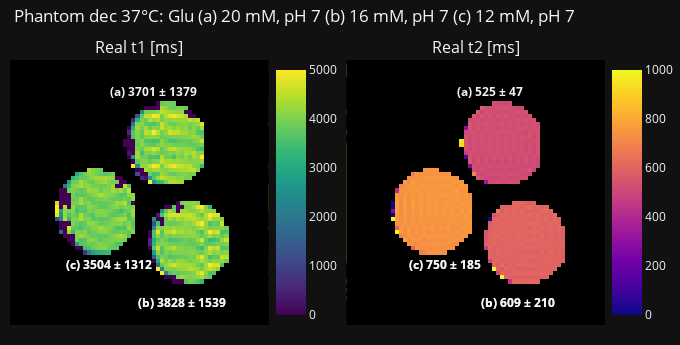
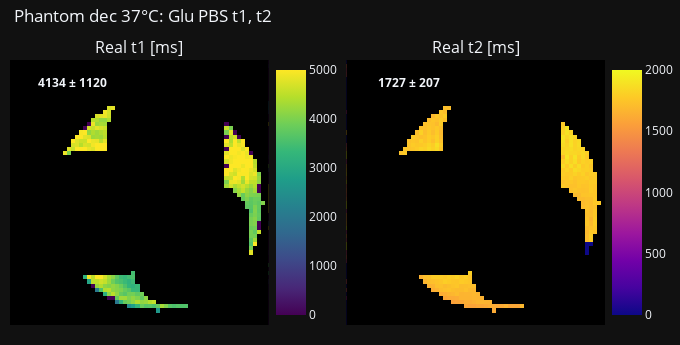
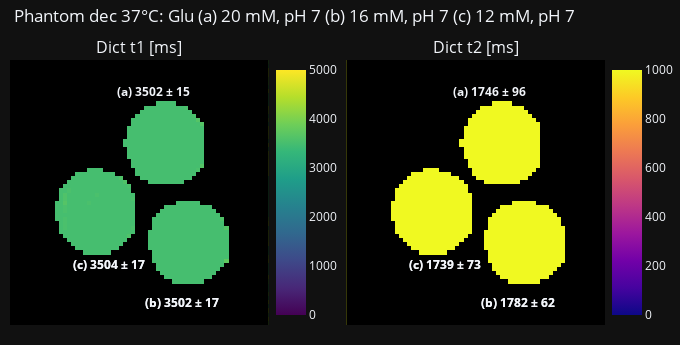

Notebook code cell kept with these figures, in order:
### Markdown cell above
## 2.3. t1 & t2 check ##

### Code cell
t1_pixels = t1_t2_pixel_reader(glu_phantom_fn=glu_phantom_fn, txt_file_name=txt_file_name, image_idx=3, t_type='t1')
t2_pixels = t1_t2_pixel_reader(glu_phantom_fn=glu_phantom_fn, txt_file_name=txt_file_name, image_idx=3, t_type='t2')

real_t1_t2(t1_pixels, t2_pixels, full_mask, vial_rois, tag, tag_x_loc, tag_y_loc, phantom_choice, temp, month, conc_l, ph_l)
real_t1_t2_bg(t1_pixels, t2_pixels, bg_mask, phantom_choice, temp, month)
dict_t1_t2(t1w_array, t2w_array, full_mask, vial_rois, tag, tag_x_loc, tag_y_loc, fp_prtcl_name, phantom_choice, temp, month, conc_l, ph_l)

### Figure 1 — Plotly figure (JSON) as saved in the notebook; plotly's stock layout.template omitted (floating-point values rounded to 4 significant figures; data arrays with more than 128 entries replaced by an {"elided": "..."} marker saying what was removed)
{"data": [{"coloraxis": "coloraxis", "colorscale": [[0.0, "#440154"], [0.1111, "#482878"], [0.2222, "#3e4989"], [0.3333, "#31688e"], [0.4444, "#26828e"], [0.5556, "#1f9e89"], [0.6667, "#35b779"], [0.7778, "#6ece58"], [0.8889, "#b5de2b"], [1.0, "#fde725"]], "type": "heatmap", "xaxis": "x", "yaxis": "y", "z": {"elided": "64x64 float values"}}, {"coloraxis": "coloraxis2", "colorscale": [[0.0, "#440154"], [0.1111, "#482878"], [0.2222, "#3e4989"], [0.3333, "#31688e"], [0.4444, "#26828e"], [0.5556, "#1f9e89"], [0.6667, "#35b779"], [0.7778, "#6ece58"], [0.8889, "#b5de2b"], [1.0, "#fde725"]], "type": "heatmap", "xaxis": "x2", "yaxis": "y2", "z": {"elided": "64x64 float values"}}, {"colorscale": [[0, "rgba(0,0,0,0)"], [1, "black"]], "showscale": false, "type": "heatmap", "xaxis": "x", "yaxis": "y", "z": {"elided": "64x64 int values"}}, {"colorscale": [[0, "rgba(0,0,0,0)"], [1, "black"]], "showscale": false, "type": "heatmap", "xaxis": "x2", "yaxis": "y2", "z": {"elided": "64x64 int values"}}], "layout": {"annotations": [{"font": {"size": 16}, "showarrow": false, "text": "Real t1 [ms]", "x": 0.2175, "xanchor": "center", "xref": "paper", "y": 1.0, "yanchor": "bottom", "yref": "paper"}, {"font": {"size": 16}, "showarrow": false, "text": "Real t2 [ms]", "x": 0.7825, "xanchor": "center", "xref": "paper", "y": 1.0, "yanchor": "bottom", "yref": "paper"}, {"showarrow": false, "text": "<b>(c) 3504 ± 1312<b>", "x": 24, "xref": "x", "y": 49, "yref": "y"}, {"showarrow": false, "text": "<b>(c) 750 ± 185<b>", "x": 24, "xref": "x2", "y": 49, "yref": "y2"}, {"showarrow": false, "text": "<b>(b) 3828 ± 1539<b>", "x": 42, "xref": "x", "y": 58, "yref": "y"}, {"showarrow": false, "text": "<b>(b) 609 ± 210<b>", "x": 42, "xref": "x2", "y": 58, "yref": "y2"}, {"showarrow": false, "text": "<b>(a) 3701 ± 1379<b>", "x": 35, "xref": "x", "y": 7, "yref": "y"}, {"showarrow": false, "text": "<b>(a) 525 ± 47<b>", "x": 35, "xref": "x2", "y": 7, "yref": "y2"}, {"showarrow": false, "text": "<b>(c) 3504 ± 1312<b>", "x": 24, "xref": "x", "y": 49, "yref": "y"}, {"showarrow": false, "text": "<b>(c) 750 ± 185<b>", "x": 24, "xref": "x2", "y": 49, "yref": "y2"}, {"showarrow": false, "text": "<b>(b) 3828 ± 1539<b>", "x": 42, "xref": "x", "y": 58, "yref": "y"}, {"showarrow": false, "text": "<b>(b) 609 ± 210<b>", "x": 42, "xref": "x2", "y": 58, "yref": "y2"}], "coloraxis": {"cmax": 5000, "cmin": 0, "colorbar": {"x": 0.43, "y": 0.5}, "colorscale": [[0.0, "#440154"], [0.1111, "#482878"], [0.2222, "#3e4989"], [0.3333, "#31688e"], [0.4444, "#26828e"], [0.5556, "#1f9e89"], [0.6667, "#35b779"], [0.7778, "#6ece58"], [0.8889, "#b5de2b"], [1.0, "#fde725"]]}, "coloraxis2": {"cmax": 1000, "cmin": 0, "colorbar": {"x": 0.995, "y": 0.5}, "colorscale": [[0.0, "#0d0887"], [0.1111, "#46039f"], [0.2222, "#7201a8"], [0.3333, "#9c179e"], [0.4444, "#bd3786"], [0.5556, "#d8576b"], [0.6667, "#ed7953"], [0.7778, "#fb9f3a"], [0.8889, "#fdca26"], [1.0, "#f0f921"]]}, "height": 345, "margin": {"b": 20, "l": 10, "r": 0, "t": 60}, "showlegend": false, "title": {"text": "Phantom dec 37°C: Glu (a) 20 mM, pH 7 (b) 16 mM, pH 7 (c) 12 mM, pH 7", "x": 0.02, "y": 0.97}, "width": 680, "xaxis": {"anchor": "y", "domain": [0.0, 0.435], "showgrid": false, "showticklabels": false}, "xaxis2": {"anchor": "y2", "domain": [0.565, 1.0], "showgrid": false, "showticklabels": false}, "yaxis": {"anchor": "x", "autorange": "reversed", "domain": [0.0, 1.0], "showgrid": false, "showticklabels": false}, "yaxis2": {"anchor": "x2", "autorange": "reversed", "domain": [0.0, 1.0], "showgrid": false, "showticklabels": false}}}

### Figure 2 — Plotly figure (JSON) as saved in the notebook; plotly's stock layout.template omitted (floating-point values rounded to 4 significant figures; data arrays with more than 128 entries replaced by an {"elided": "..."} marker saying what was removed)
{"data": [{"coloraxis": "coloraxis", "colorscale": [[0.0, "#440154"], [0.1111, "#482878"], [0.2222, "#3e4989"], [0.3333, "#31688e"], [0.4444, "#26828e"], [0.5556, "#1f9e89"], [0.6667, "#35b779"], [0.7778, "#6ece58"], [0.8889, "#b5de2b"], [1.0, "#fde725"]], "type": "heatmap", "xaxis": "x", "yaxis": "y", "z": {"elided": "64x64 float values"}}, {"coloraxis": "coloraxis2", "colorscale": [[0.0, "#440154"], [0.1111, "#482878"], [0.2222, "#3e4989"], [0.3333, "#31688e"], [0.4444, "#26828e"], [0.5556, "#1f9e89"], [0.6667, "#35b779"], [0.7778, "#6ece58"], [0.8889, "#b5de2b"], [1.0, "#fde725"]], "type": "heatmap", "xaxis": "x2", "yaxis": "y2", "z": {"elided": "64x64 float values"}}, {"colorscale": [[0, "rgba(0,0,0,0)"], [1, "black"]], "showscale": false, "type": "heatmap", "xaxis": "x", "yaxis": "y", "z": {"elided": "64x64 int values"}}, {"colorscale": [[0, "rgba(0,0,0,0)"], [1, "black"]], "showscale": false, "type": "heatmap", "xaxis": "x2", "yaxis": "y2", "z": {"elided": "64x64 int values"}}], "layout": {"annotations": [{"font": {"size": 16}, "showarrow": false, "text": "Real t1 [ms]", "x": 0.2175, "xanchor": "center", "xref": "paper", "y": 1.0, "yanchor": "bottom", "yref": "paper"}, {"font": {"size": 16}, "showarrow": false, "text": "Real t2 [ms]", "x": 0.7825, "xanchor": "center", "xref": "paper", "y": 1.0, "yanchor": "bottom", "yref": "paper"}, {"showarrow": false, "text": "<b>4134 ± 1120<b>", "x": 15, "xref": "x", "y": 5, "yref": "y"}, {"showarrow": false, "text": "<b>1727 ± 207<b>", "x": 15, "xref": "x2", "y": 5, "yref": "y2"}], "coloraxis": {"cmax": 5000, "cmin": 0, "colorbar": {"x": 0.43, "y": 0.5}, "colorscale": [[0.0, "#440154"], [0.1111, "#482878"], [0.2222, "#3e4989"], [0.3333, "#31688e"], [0.4444, "#26828e"], [0.5556, "#1f9e89"], [0.6667, "#35b779"], [0.7778, "#6ece58"], [0.8889, "#b5de2b"], [1.0, "#fde725"]]}, "coloraxis2": {"cmax": 2000, "cmin": 0, "colorbar": {"x": 0.995, "y": 0.5}, "colorscale": [[0.0, "#0d0887"], [0.1111, "#46039f"], [0.2222, "#7201a8"], [0.3333, "#9c179e"], [0.4444, "#bd3786"], [0.5556, "#d8576b"], [0.6667, "#ed7953"], [0.7778, "#fb9f3a"], [0.8889, "#fdca26"], [1.0, "#f0f921"]]}, "height": 345, "margin": {"b": 20, "l": 10, "r": 0, "t": 60}, "showlegend": false, "title": {"text": "Phantom dec 37°C: Glu PBS t1, t2", "x": 0.02, "y": 0.97}, "width": 680, "xaxis": {"anchor": "y", "domain": [0.0, 0.435], "showgrid": false, "showticklabels": false}, "xaxis2": {"anchor": "y2", "domain": [0.565, 1.0], "showgrid": false, "showticklabels": false}, "yaxis": {"anchor": "x", "autorange": "reversed", "domain": [0.0, 1.0], "showgrid": false, "showticklabels": false}, "yaxis2": {"anchor": "x2", "autorange": "reversed", "domain": [0.0, 1.0], "showgrid": false, "showticklabels": false}}}

### Figure 3 — Plotly figure (JSON) as saved in the notebook; plotly's stock layout.template omitted (floating-point values rounded to 4 significant figures; data arrays with more than 128 entries replaced by an {"elided": "..."} marker saying what was removed)
{"data": [{"coloraxis": "coloraxis", "colorscale": [[0.0, "#440154"], [0.1111, "#482878"], [0.2222, "#3e4989"], [0.3333, "#31688e"], [0.4444, "#26828e"], [0.5556, "#1f9e89"], [0.6667, "#35b779"], [0.7778, "#6ece58"], [0.8889, "#b5de2b"], [1.0, "#fde725"]], "type": "heatmap", "xaxis": "x", "yaxis": "y", "z": {"elided": "64x64 float values"}}, {"coloraxis": "coloraxis2", "colorscale": [[0.0, "#440154"], [0.1111, "#482878"], [0.2222, "#3e4989"], [0.3333, "#31688e"], [0.4444, "#26828e"], [0.5556, "#1f9e89"], [0.6667, "#35b779"], [0.7778, "#6ece58"], [0.8889, "#b5de2b"], [1.0, "#fde725"]], "type": "heatmap", "xaxis": "x2", "yaxis": "y2", "z": {"elided": "64x64 float values"}}, {"colorscale": [[0, "rgba(0,0,0,0)"], [1, "black"]], "showscale": false, "type": "heatmap", "xaxis": "x", "yaxis": "y", "z": {"elided": "64x64 int values"}}, {"colorscale": [[0, "rgba(0,0,0,0)"], [1, "black"]], "showscale": false, "type": "heatmap", "xaxis": "x2", "yaxis": "y2", "z": {"elided": "64x64 int values"}}], "layout": {"annotations": [{"font": {"size": 16}, "showarrow": false, "text": "Dict t1 [ms]", "x": 0.2175, "xanchor": "center", "xref": "paper", "y": 1.0, "yanchor": "bottom", "yref": "paper"}, {"font": {"size": 16}, "showarrow": false, "text": "Dict t2 [ms]", "x": 0.7825, "xanchor": "center", "xref": "paper", "y": 1.0, "yanchor": "bottom", "yref": "paper"}, {"showarrow": false, "text": "<b>(c) 3504 ± 17<b>", "x": 24, "xref": "x", "y": 49, "yref": "y"}, {"showarrow": false, "text": "<b>(c) 1739 ± 73<b>", "x": 24, "xref": "x2", "y": 49, "yref": "y2"}, {"showarrow": false, "text": "<b>(b) 3502 ± 17<b>", "x": 42, "xref": "x", "y": 58, "yref": "y"}, {"showarrow": false, "text": "<b>(b) 1782 ± 62<b>", "x": 42, "xref": "x2", "y": 58, "yref": "y2"}, {"showarrow": false, "text": "<b>(a) 3502 ± 15<b>", "x": 35, "xref": "x", "y": 7, "yref": "y"}, {"showarrow": false, "text": "<b>(a) 1746 ± 96<b>", "x": 35, "xref": "x2", "y": 7, "yref": "y2"}, {"showarrow": false, "text": "<b>(c) 3504 ± 17<b>", "x": 24, "xref": "x", "y": 49, "yref": "y"}, {"showarrow": false, "text": "<b>(c) 1739 ± 73<b>", "x": 24, "xref": "x2", "y": 49, "yref": "y2"}, {"showarrow": false, "text": "<b>(b) 3502 ± 17<b>", "x": 42, "xref": "x", "y": 58, "yref": "y"}, {"showarrow": false, "text": "<b>(b) 1782 ± 62<b>", "x": 42, "xref": "x2", "y": 58, "yref": "y2"}], "coloraxis": {"cmax": 5000, "cmin": 0, "colorbar": {"x": 0.43, "y": 0.5}, "colorscale": [[0.0, "#440154"], [0.1111, "#482878"], [0.2222, "#3e4989"], [0.3333, "#31688e"], [0.4444, "#26828e"], [0.5556, "#1f9e89"], [0.6667, "#35b779"], [0.7778, "#6ece58"], [0.8889, "#b5de2b"], [1.0, "#fde725"]]}, "coloraxis2": {"cmax": 1000, "cmin": 0, "colorbar": {"x": 0.995, "y": 0.5}, "colorscale": [[0.0, "#0d0887"], [0.1111, "#46039f"], [0.2222, "#7201a8"], [0.3333, "#9c179e"], [0.4444, "#bd3786"], [0.5556, "#d8576b"], [0.6667, "#ed7953"], [0.7778, "#fb9f3a"], [0.8889, "#fdca26"], [1.0, "#f0f921"]]}, "height": 345, "margin": {"b": 20, "l": 10, "r": 0, "t": 60}, "showlegend": false, "title": {"text": "Phantom dec 37°C: Glu (a) 20 mM, pH 7 (b) 16 mM, pH 7 (c) 12 mM, pH 7", "x": 0.02, "y": 0.97}, "width": 680, "xaxis": {"anchor": "y", "domain": [0.0, 0.435], "showgrid": false, "showticklabels": false}, "xaxis2": {"anchor": "y2", "domain": [0.565, 1.0], "showgrid": false, "showticklabels": false}, "yaxis": {"anchor": "x", "autorange": "reversed", "domain": [0.0, 1.0], "showgrid": false, "showticklabels": false}, "yaxis2": {"anchor": "x2", "autorange": "reversed", "domain": [0.0, 1.0], "showgrid": false, "showticklabels": false}}}
